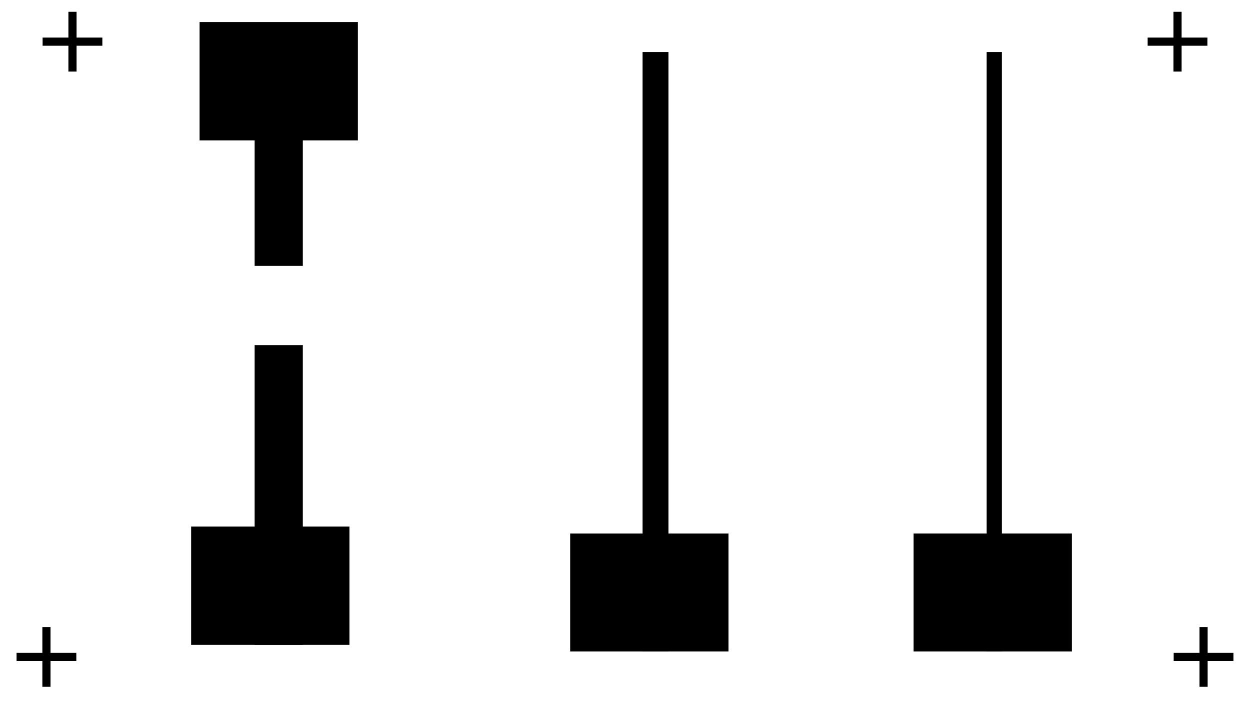
#> input picture computer-vision/OPC/OPCfullauto/NMOSNOR.jpg, 2500 x 1406 px (shown at 1/2 size)
$ python -i litho_img_lib.py   (imports and definitions only)
#> lines starting #> are read from the running program, lines starting #| are printed output that depends on the picture
from tkinter import filedialog
from PIL import Image, ImageTk
from PIL.ImageOps import invert
from math import ceil, cos, sin, radians
from typing import overload
from math import pi

# [154 lines left out: functions toggle_channels, fit_image, fill_image, center_crop, rescale_value, get_brightness_range and 1 more, not called in this run]


# returns an alpha channel mask equivalent from source image
# optionally specify new scale
# optionally specify new cropped size
def convert_to_alpha_channel(input_image: Image.Image,
                             new_scale: tuple[int,int] | None = None,
                             target_size: tuple[int,int] = (0,0),
                             downsample_target: int = 1080) -> Image.Image:
  # copy the image
  mask: Image.Image = input_image.copy()
  # convert it to grayscale to normalize all values
  if(mask.mode != "L"):
    mask = mask.convert("L")
  # Invert all colors since we want the mask, not the image itself
  mask = invert(mask)
  if (new_scale!=None):
    # if no target, save current size
    if (target_size == (0,0)):
      target_size = mask.size
    # downsample
    while mask.width > downsample_target or mask.height > downsample_target:
      mask = mask.resize((mask.width//2, mask.height//2), resample=Image.Resampling.NEAREST)
    # rescale
    mask = rescale(mask, new_scale)
    # resample to desired dimentions
    mask = center_crop(mask, target_size)
  elif (target_size != (0,0)):
    mask = center_crop(mask, target_size)
  # done
  return mask

# return an alpha mask image applied to another image
# [62 lines left out: functions apply_mask, posterize, RGBA_to_RGB, LA_to_L, rasterize, dec_to_alpha, not called in this run]
def alpha_to_dec(alpha: tuple[int,int]) -> int:
  return int(((510-alpha[0]-alpha[1])*100)/510)

# given an x, y, and theta transform, return tuple (a,b,c,d,e,f)
# representing the following affine matrix
# | a b c |
# | d e f |
# | 0 0 1 |
# theta is a tuple of format (x distance to origin, y distance to origin, rotation in radians)
# [126 lines left out: functions build_affine, better_transform, slice, add, mult, not called in this run]

# convert float | int tuple to int tuple
def round_tuple(t: tuple[int|float,...]) -> tuple[int,...]:
  return tuple([round(x) for x in t])

# [132 lines left out: functions div, __run_tests, not called in this run]
# [23 lines not run here, left out]

# propt user for image
# image: Image.Image = Image.open(filedialog.askopenfilename(title ='Test Image')).copy()
# for i in slice(image, vertical_tiles=2)[1]: i.show()
# better_transform(image, (0,0,0), (1500,1500), 0.2).show()
# better_transform(image, (100,-50,1), (1500,1500), 0.2).save("test.png")

>>> from PIL import Image
>>> picture = Image.open('../../computer-vision/OPC/OPCfullauto/NMOSNOR.jpg')
#> picture is the input picture: PIL image 2500x1406 RGB; min 0, max 255, mean 222.2
>>> result = convert_to_alpha_channel(picture)
#> in convert_to_alpha_channel, `mask = invert(mask)`:
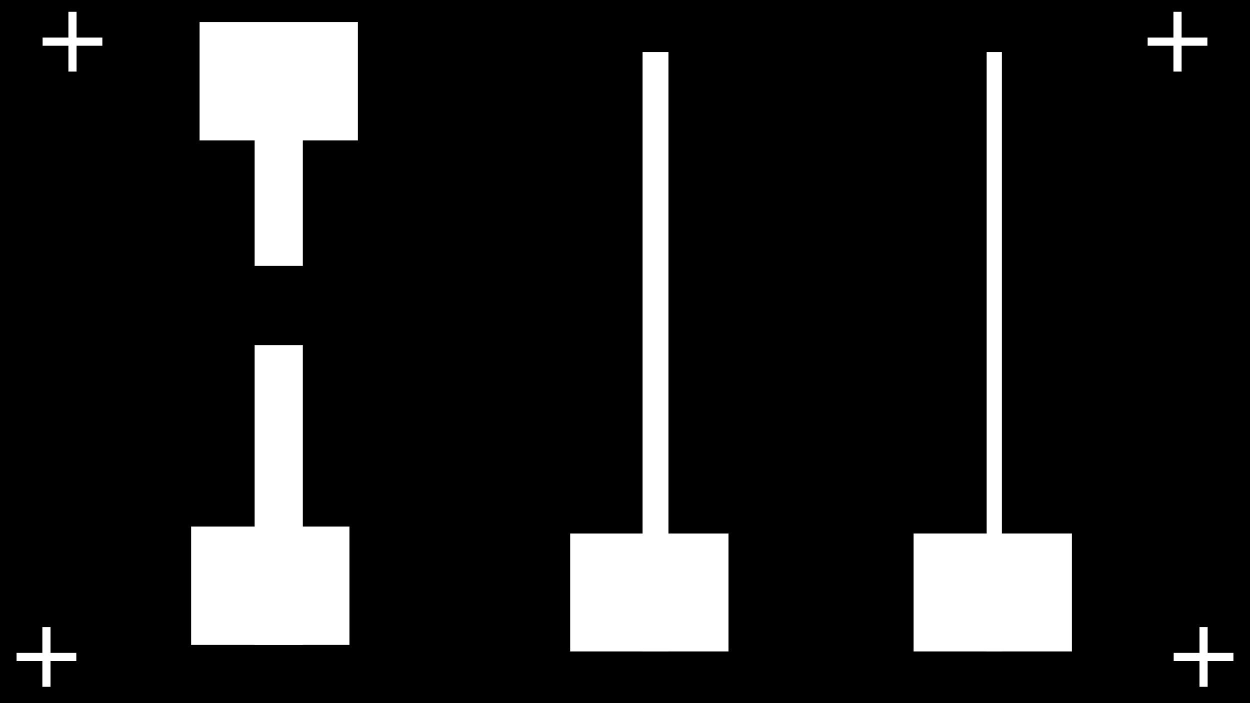
#> mask: PIL image 2500x1406 L (shown at 1/2 size); min 0, max 255, mean 32.8

$ run again, on computer-vision/OPC/OPCfullauto/pattern.jpg
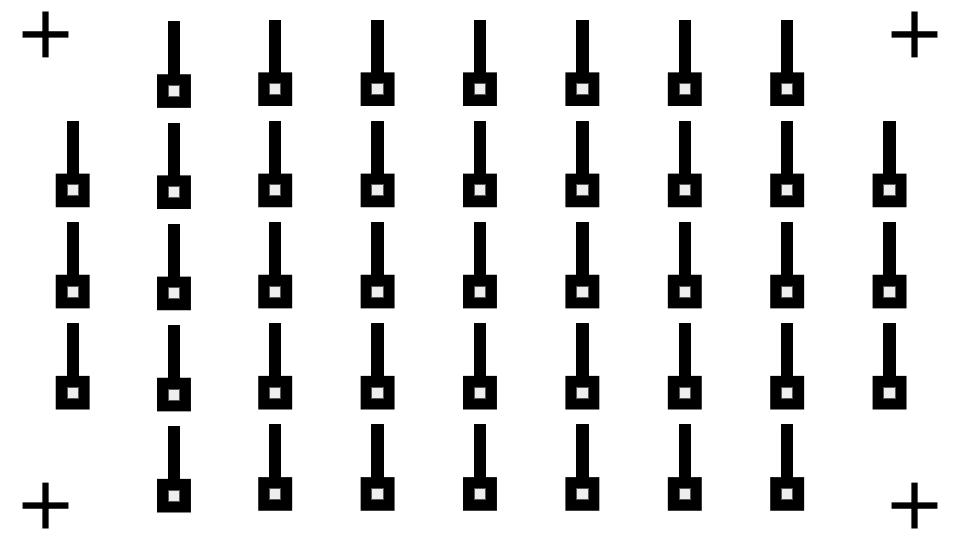
#> input picture computer-vision/OPC/OPCfullauto/pattern.jpg, 960 x 540 px
#> picture is the input picture: PIL image 960x540 RGB; min 0, max 255, mean 220.1
#> in convert_to_alpha_channel, `mask = invert(mask)`:
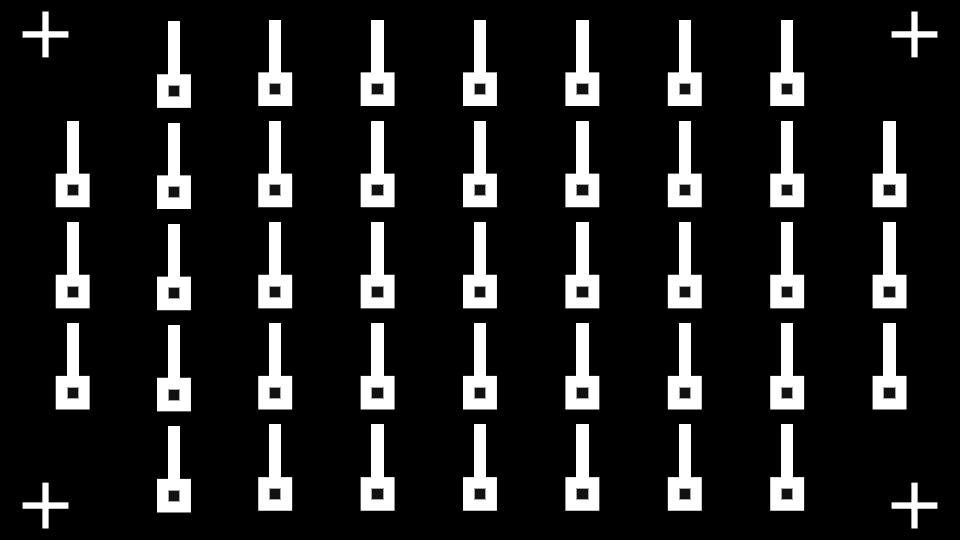
#> mask: PIL image 960x540 L; min 0, max 255, mean 34.9
